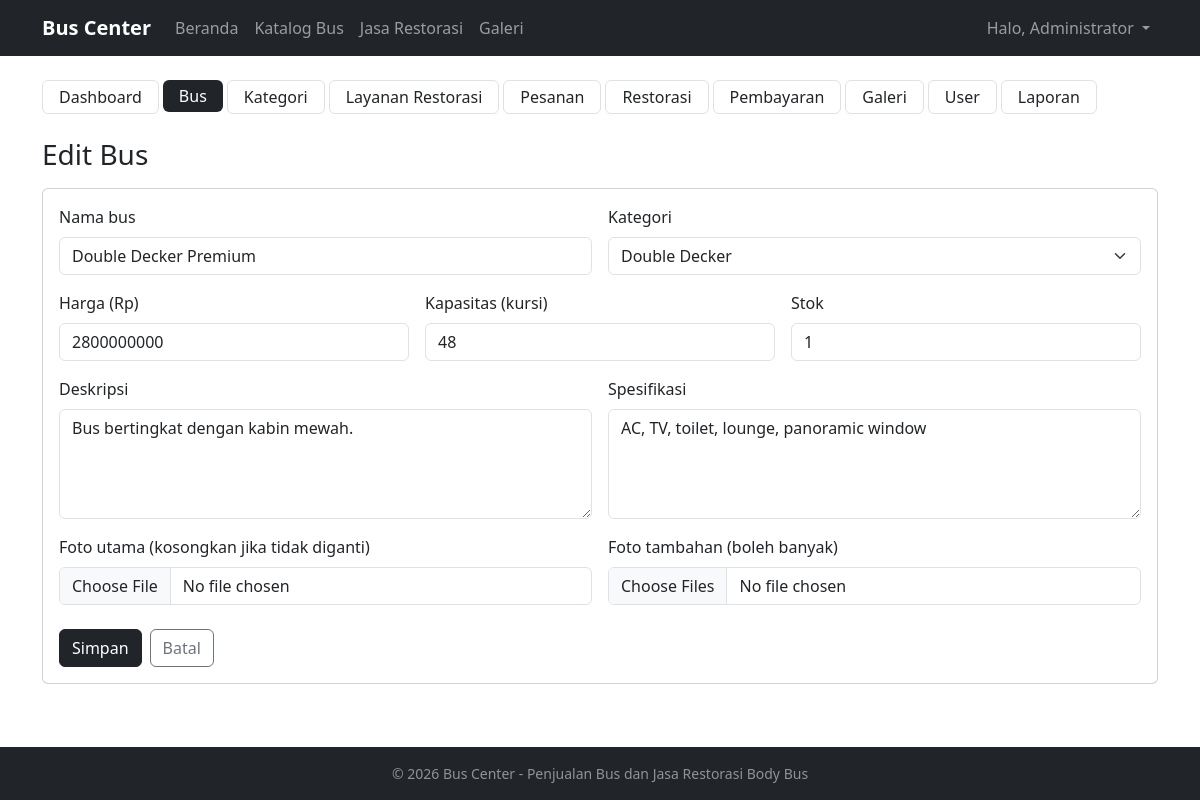
/admin/bus/form.php?id=4 (signed in), run on the app's committed database.
### tables this page shows
CREATE TABLE bus (
  id            INT AUTO_INCREMENT PRIMARY KEY,
  kategori_id   INT NOT NULL,
  nama          VARCHAR(100) NOT NULL,
  harga         DECIMAL(15,2) NOT NULL,
  kapasitas     INT NOT NULL,                       
  deskripsi     TEXT,
  spesifikasi   TEXT,
  gambar        VARCHAR(255) DEFAULT NULL,          
  stok          INT NOT NULL DEFAULT 0,
  created_at    TIMESTAMP NOT NULL DEFAULT CURRENT_TIMESTAMP,
  FOREIGN KEY (kategori_id) REFERENCES kategori(id)
    ON UPDATE CASCADE ON DELETE RESTRICT
);

CREATE TABLE kategori (
  id             INT AUTO_INCREMENT PRIMARY KEY,
  nama_kategori  VARCHAR(50) NOT NULL UNIQUE
);

### includes/fungsi.php (called while the page is built, shortened)
<?php
function e($teks) {
    return htmlspecialchars((string)($teks ?? ''), ENT_QUOTES, 'UTF-8');
}
function db_stmt($sql, $types, $params) {
    global $koneksi;
    $st = mysqli_prepare($koneksi, $sql);
    if ($types !== '') {
        mysqli_stmt_bind_param($st, $types, ...$params);
    }
    mysqli_stmt_execute($st);
    return $st;
}
function db_all($sql, $types = '', $params = []) {
    $st = db_stmt($sql, $types, $params);
    return mysqli_fetch_all(mysqli_stmt_get_result($st), MYSQLI_ASSOC);
}
function db_row($sql, $types = '', $params = []) {
    $rows = db_all($sql, $types, $params);
    return $rows[0] ?? null;
}

### admin/bus/form.php (the view, shortened to what this page needs)
<?php
$id   = (int)($_GET['id'] ?? $_POST['id'] ?? 0);
$edit = $id > 0;
$bus  = $edit ? db_row("SELECT * FROM bus WHERE id = ?", "i", [$id]) : null;
$kategori = db_all("SELECT * FROM kategori ORDER BY nama_kategori");
$v = fn($k, $d = '') => e($bus[$k] ?? $d);
$judul = $edit ? "Edit Bus" : "Tambah Bus";
require_once __DIR__ . '/../../includes/header.php';
require_once __DIR__ . '/../../includes/admin_menu.php';
?>
<h3 class="mb-3"><?= e($judul) ?></h3>
<form method="POST" enctype="multipart/form-data" class="card card-body">
    <div class="row g-3">
        <div class="col-md-6">
            <label class="form-label">Nama bus</label>
            <input type="text" name="nama" class="form-control" value="<?= $v('nama') ?>" required>
        </div>
        <div class="col-md-6">
            <label class="form-label">Kategori</label>
            <select name="kategori_id" class="form-select" required>
                <?php foreach ($kategori as $k): ?>
                    <option value="<?= $k['id'] ?>" <?= ($bus['kategori_id'] ?? 0) == $k['id'] ? 'selected' : '' ?>><?= e($k['nama_kategori']) ?></option>
                <?php endforeach; ?>
            </select>
        </div>
        <div class="col-md-4">
            <label class="form-label">Harga (Rp)</label>
            <input type="number" name="harga" class="form-control" min="1" step="1" value="<?= $edit || $bus ? e((int)($bus['harga'] ?? 0)) : '' ?>" required>
        </div>
        <div class="col-md-4">
            <label class="form-label">Kapasitas (kursi)</label>
            <input type="number" name="kapasitas" class="form-control" min="1" value="<?= $v('kapasitas') ?>" required>
        </div>
        <div class="col-md-4">
            <label class="form-label">Stok</label>
            <input type="number" name="stok" class="form-control" min="0" value="<?= $v('stok', '0') ?>" required>
        </div>
        <div class="col-md-6">
            <label class="form-label">Deskripsi</label>
            <textarea name="deskripsi" rows="4" class="form-control"><?= $v('deskripsi') ?></textarea>
        </div>
        <div class="col-md-6">
            <label class="form-label">Spesifikasi</label>
            <textarea name="spesifikasi" rows="4" class="form-control"><?= $v('spesifikasi') ?></textarea>
        </div>
        <div class="col-md-6">
            <label class="form-label">Foto utama <?= $edit ? '(kosongkan jika tidak diganti)' : '' ?></label>
            <input type="file" name="gambar" class="form-control" accept="image/*">
        </div>
        <div class="col-md-6">
            <label class="form-label">Foto tambahan (boleh banyak)</label>
            <input type="file" name="galeri[]" class="form-control" accept="image/*" multiple>
        </div>
    </div>
    <div class="mt-4 d-flex gap-2">
        <button type="submit" name="simpan" class="btn btn-dark">Simpan</button>
        <a href="<?= BASE_URL ?>/admin/bus/index.php" class="btn btn-outline-secondary">Batal</a>
    </div>
</form>
<?php require_once __DIR__ . '/../../includes/footer.php'; ?>

### data on the page
bus: nama "Double Decker Premium", kategori_id "Double Decker", harga "2800000000", kapasitas "48", stok "1", deskripsi "Bus bertingkat dengan kabin mewah.", spesifikasi "AC, TV, toilet, lounge, panoramic window"

### other printed values
APP_NAME "Bus Center"
$_SESSION['nama'] "Administrator"
$label "Dashboard"
$label "Bus"
$label "Kategori"
$label "Layanan Restorasi"
$label "Pesanan"
$label "Restorasi"
$label "Pembayaran"
$label "Galeri"
$label "User"
$label "Laporan"
$judul "Edit Bus"
